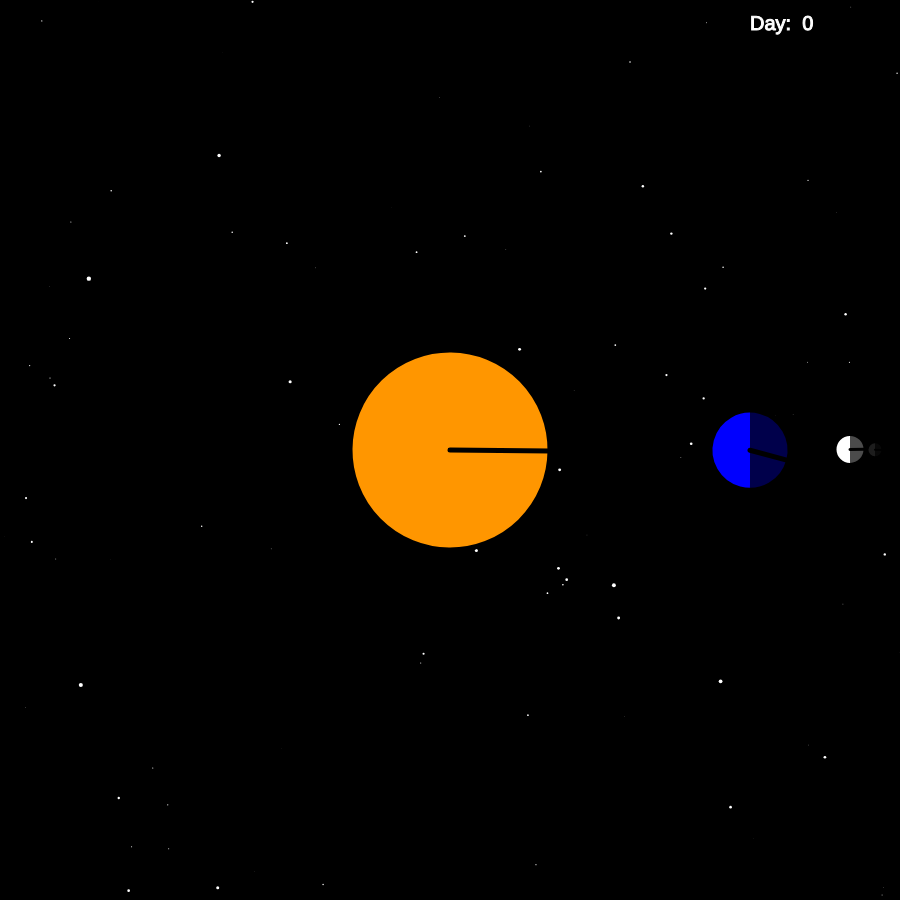
Frame 1 (no input)
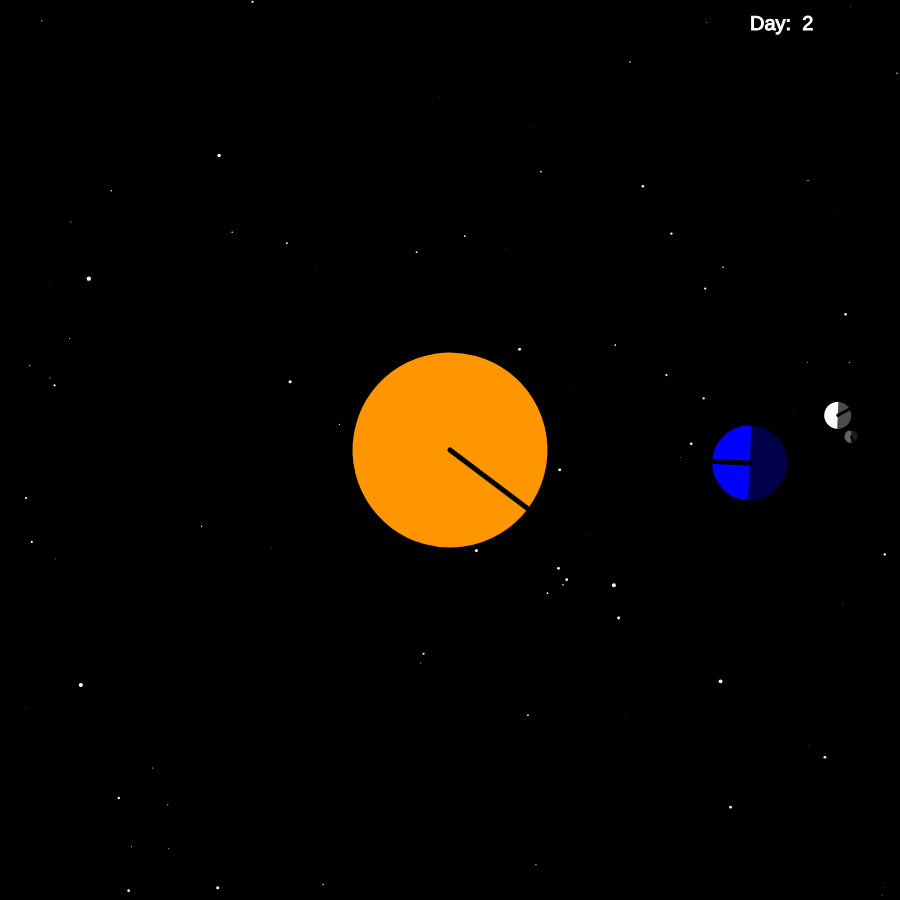
Frame 60 (no input)
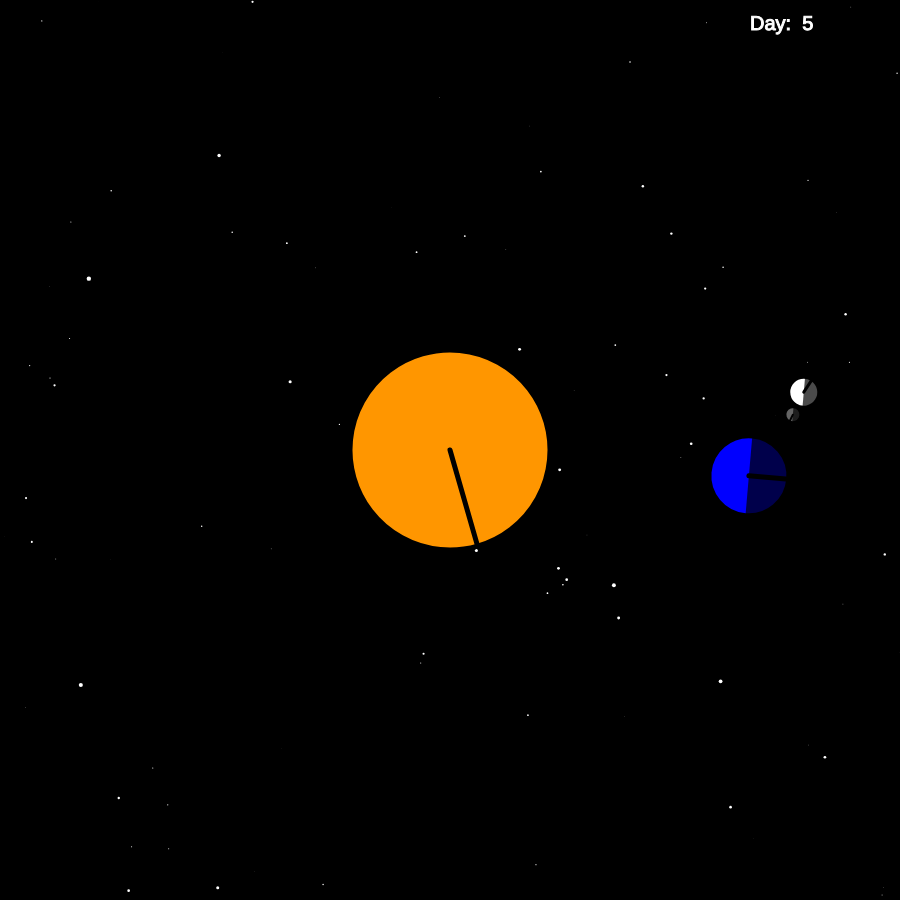
Frame 120 (the mouse pressed at the canvas centre since frame 60)

The p5.js sketch that drew these frames (run headless with seeded random() and noise() and a simulated clock; from frame 60 on, the mouse is pressed at the canvas centre):

// p5.js sketch
// ── sketch.js
//////////////////////////////////////////////////////////////////
//				    Graphics Programming    					//
//																//
//				 Midterm Coursework Project 1					//
//						Solar System							//
//						October 2022							//
//																//
//////////////////////////////////////////////////////////////////

///////////////////////////////
//   Variable Declarations   //
///////////////////////////////

let speed;
let speedModifier = 400; // miliseconds per day

let starfield = [];

// celestial bodies
let sun = {};
let earth = {};
let moon = {};
let asteroid = {};

///////////////////////////////
//  		 SETUP		     //
///////////////////////////////

function setup() {
    createCanvas(900, 900);
    fill(255);
    stroke(255);
    textSize(20);

    populateStarfield(100);

    sun = {
        colour: color(255, 150, 0),
        diameter: 200,
        rotationPeriod: 15, // rotations per year
        rotAngle: 0,
    };

    earth = {
        colour: color(0, 0, 255),
        diameter: 80,
        orbit: 300,
        orbPeriod: 1, // one orbit per year
        orbAngle: 0,
        rotationPeriod: 365, // rotations per year
        rotAngle: 0,
    };

    moon = {
        colour: color(255, 255, 255),
        diameter: 30,
        orbit: 100,
        orbPeriod: 12.5, // orbits per year
        orbAngle: 0,
    };

    asteroid = {
        colour: color(100, 100, 100),
        diameter: 15,
        orbit: 25,
        orbPeriod: 35, // orbits per year
        orbAngle: 0,
    };
}

///////////////////////////////
//  		 DRAW		     //
///////////////////////////////

function draw() {
    background(0);

    drawStarfield();

    // set the animation rate
    speed = millis() / speedModifier;
    text("Day:  " + floor(speed), width - 150, 30);

    // center point for the simulation
    translate(width / 2, height / 2);

    drawSun();
    drawEarth();
    drawMoon();
    push();
    drawAsteroid();
    pop();
    drawBodyShadow(moon);
}

///////////////////////////////
//      Helper Functions     //
///////////////////////////////

function populateStarfield(numStars) {
    // generate random stars and add to starfield array
    for (let i = 0; i < numStars; i++) {
        starfield.push({
            xPos: random(0, width),
            yPos: random(0, height),
            magnitude: abs(randomGaussian(0, 2)),
        });
    }
}

function drawStarfield() {
    push();
    for (let i = 0; i < starfield.length; i++) {
        strokeWeight(starfield[i].magnitude);
        point(starfield[i].xPos, starfield[i].yPos);
    }
    pop();
}

function drawSun() {
    // rotate the sun
    sun.rotAngle = (degreesPerDay(sun.rotationPeriod) * speed) % 360;

    push();
    rotate(radians(sun.rotAngle));
    drawCelestialObj(color(255, 150, 0), sun.diameter);
    pop();
}

function drawEarth() {
    // locate the earth in its orbit relative to the sun
    earth.orbAngle = (degreesPerDay(earth.orbPeriod) * speed) % 360;
    rotate(radians(earth.orbAngle));
    translate(earth.orbit, 0);

    // rotate the earth
    earth.rotAngle = (degreesPerDay(earth.rotationPeriod) * speed) % 360;
    push();
    rotate(radians(earth.rotAngle));
    drawCelestialObj(earth.colour, earth.diameter);
    pop();

    // add the earth's shadow
    drawSunShadow(earth.diameter);
}

function drawMoon() {
    // rotate the moon
    moon.orbAngle = (degreesPerDay(moon.orbPeriod) * speed) % 360;
    rotate(radians(moon.orbAngle) * -1);

    // locate the moon in its orbit relative to the earth
    translate(moon.orbit, 0);
    drawCelestialObj(moon.colour, moon.diameter, 3);
}

function drawAsteroid() {
    // rotate the asteroid
    asteroid.orbAngle = (degreesPerDay(asteroid.orbPeriod) * speed) % 360;
    rotate(radians(asteroid.orbAngle));

    // locate the asteroid in its orbit relative to the moon
    translate(asteroid.orbit, 0);
    drawCelestialObj(asteroid.colour, asteroid.diameter, 2);

    // add the asteroid's shadow
    rotate(radians(moon.orbAngle));
    rotate(radians(asteroid.orbAngle) * -1);
    drawSunShadow(asteroid.diameter);
}

function drawCelestialObj(colour, size, strokeSize = 5) {
    // draw a celestial body
    push();
    strokeWeight(strokeSize);
    fill(colour);
    stroke(0);
    ellipse(0, 0, size, size);
    line(0, 0, size / 2, 0);
    pop();
}

function drawSunShadow(diameter) {
    // draw sun's shadow on a celestial body
    push();
    noStroke();
    fill(0, 0, 0, 180);
    arc(0, 0, diameter, diameter, -HALF_PI, HALF_PI);
    pop();
}

function drawBodyShadow(celestialObj) {
    // draw a shadow extending from a body away from the sun
    push();
    rotate(radians(celestialObj.orbAngle));
    noStroke();
    fill(0, 0, 0, 180);
    rect(0, -celestialObj.diameter / 2, 40, celestialObj.diameter);
    pop();
}

function degreesPerDay(rotationPeriod) {
    return (360 * rotationPeriod) / 365;
}
